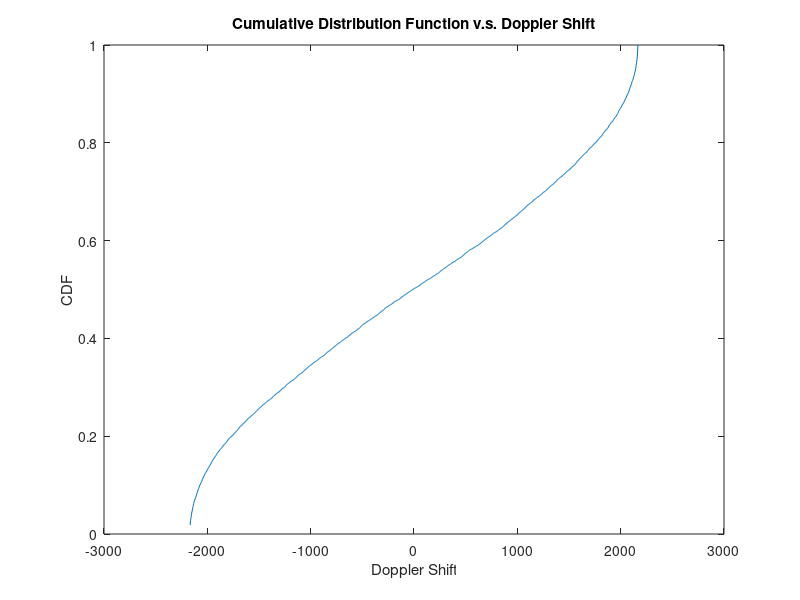
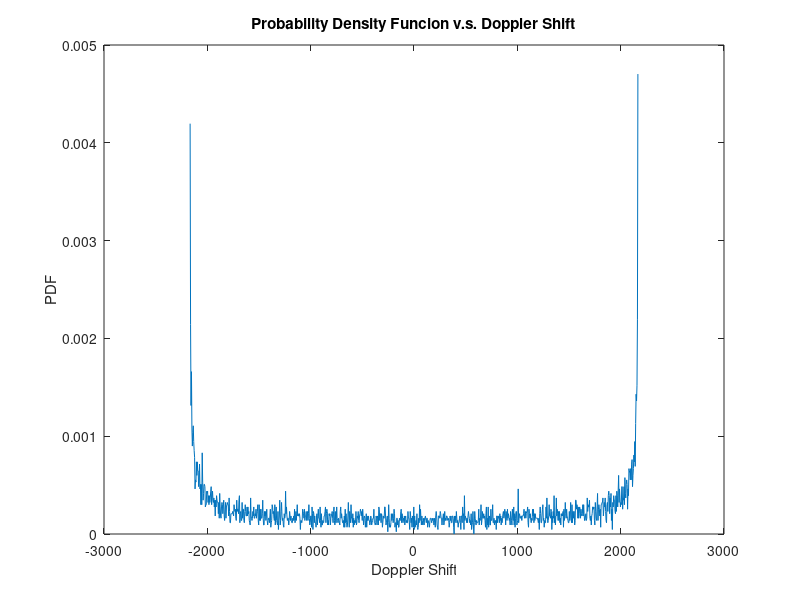

Here is the MATLAB script that generated these plots, in order:
%% Initialization
clear all;
close all;
clc;

v = 90; %km/hr
v_change = v*1000/3600;
fc = 26 * (10 ^ 9 ); %Hz
fm = v_change * fc / ( 3 * (10^8));
theta = unifrnd(-pi, pi, [1 10^4]);  %uniformly distributed angle

fD = fm * cos(theta);

fD_min = min(fD);
fD_max = max(fD);
[countsfD, binsfD] = hist(fD, 10^3);
cdf = cumsum(countsfD) / sum(countsfD);

pdf = zeros(1,length(cdf));
for i = 1:length(cdf)
    if i ==1
        pdf(i) = cdf(i) / ((fD_max-fD_min)/(1000-1));
    else
        pdf(i) = (cdf(i) - cdf(i-1)) / ((fD_max-fD_min)/(1000-1));
    end
end

%pdf = diff(cdf);
xs = fD_min:(fD_max-fD_min)/((10^3)-1):fD_max;
figure(1)
plot(xs, cdf); 
title('Cumulative Distribution Function v.s. Doppler Shift');
xlabel('Doppler Shift');
ylabel('CDF');
print('-f1', '-djpeg', '-r300', 'hw2_b_cdf');

figure(2)
%pdf =smooth(diff(cdf));
plot(xs, pdf);
title("Probability Density Funcion v.s. Doppler Shift");
xlabel("Doppler Shift");
ylabel("PDF");
print('-f2', '-djpeg', '-r300', 'hw2_b_pdf');


